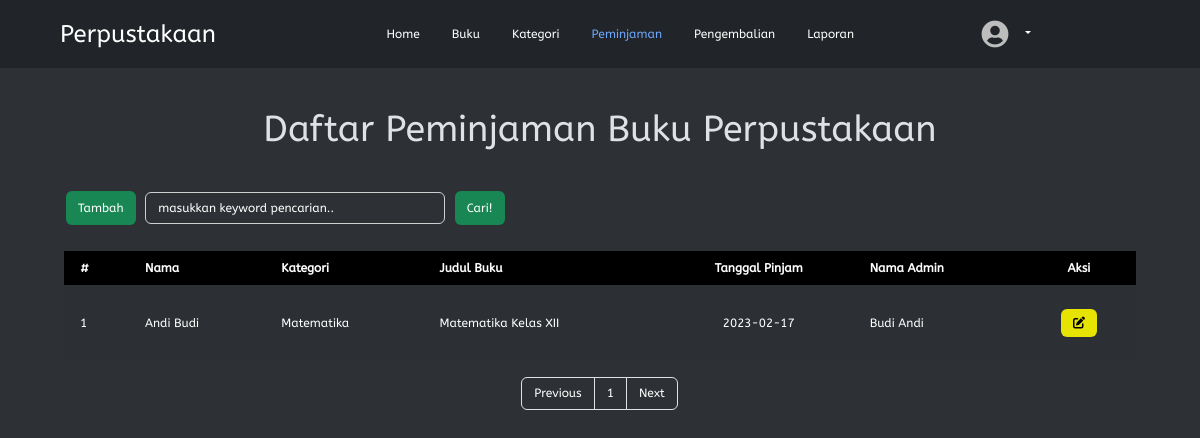
/php/peminjaman/peminjaman.php, run on the app's committed database.
### tables this page shows
CREATE TABLE `t_peminjaman` (
  `f_id` int(11) NOT NULL,
  `f_idadmin` int(11) DEFAULT NULL,
  `f_idanggota` int(11) DEFAULT NULL,
  `f_tanggalpeminjaman` date DEFAULT NULL
);

CREATE TABLE `t_anggota` (
  `f_id` int(11) NOT NULL,
  `f_nama` varchar(200) DEFAULT NULL,
  `f_username` varchar(200) NOT NULL,
  `f_password` varchar(200) NOT NULL,
  `f_tempatlahir` varchar(100) DEFAULT NULL,
  `f_tanggallahir` date DEFAULT NULL
);

CREATE TABLE `t_kategori` (
  `f_id` int(11) NOT NULL,
  `f_kategori` varchar(200) DEFAULT NULL
);

CREATE TABLE `t_buku` (
  `f_id` int(11) NOT NULL,
  `f_idkategori` int(11) DEFAULT NULL,
  `f_judul` varchar(200) DEFAULT NULL,
  `f_pengarang` varchar(200) DEFAULT NULL,
  `f_penerbit` varchar(200) DEFAULT NULL,
  `f_deskripsi` varchar(700) DEFAULT NULL
);

### php/dbcontroller.php (called while the page is built, shortened)
<?php
class DBConnection {
	private $host = 'localhost';
	private $user = 'root';
	private $password = '';
	private $dbname = 'prausk_sukenmfauzan';
	public $conn;
	public function __construct() {
		$this->conn = mysqli_connect($this->host, $this->user, $this->password, $this->dbname);
	}
	public function getALL($sql)
	{
		$result = mysqli_query($this->conn, $sql);
		while ($row = mysqli_fetch_assoc($result)) {
			$data[] = $row;
		}
		if (!empty($data)) {
			return $data;
		}
	}
	public function rowCOUNT($sql)
	{
		$result = mysqli_query($this->conn, $sql);
		$count = mysqli_num_rows($result);
		return $count;
	}
}
?>

### php/peminjaman/peminjaman.php (the view, shortened to what this page needs)
<?php
require_once '../dbcontroller.php';
$db = new DBConnection();
$jumlahdataperhalaman = 10;
$totaldata = $db->rowCOUNT("SELECT t_anggota.f_nama AS f_namaanggota, t_kategori.f_kategori,t_peminjaman.f_id, t_peminjaman.f_tanggalpeminjaman, t_buku.f_judul, t_admin.f_nama AS f_namaadmin, t_detailbuku.f_id as f_iddetb
	FROM t_peminjaman
	INNER JOIN t_admin ON t_peminjaman.f_idadmin=t_admin.f_id
	INNER JOIN t_anggota ON t_peminjaman.f_idanggota=t_anggota.f_id
	INNER JOIN t_detailpeminjaman ON t_peminjaman.f_id=t_detailpeminjaman.f_idpeminjaman
	INNER JOIN t_detailbuku ON t_detailpeminjaman.f_iddetailbuku=t_detailbuku.f_id
	INNER JOIN t_buku ON t_detailbuku.f_idbuku=t_buku.f_id
	INNER JOIN t_kategori ON t_buku.f_idkategori = t_kategori.f_id
	ORDER BY t_peminjaman.f_id DESC");
$jumlahhalaman = ceil($totaldata / $jumlahdataperhalaman);
if (isset($_GET['halaman'])) {
	$halamanberapa = $_GET['halaman'];
} else {
	$halamanberapa = 1;
}
$halaman = isset($_GET['halaman']) ? (int) $_GET['halaman'] : 1;
$awaldata = $jumlahdataperhalaman * $halamanberapa - $jumlahdataperhalaman;
$Previous = $halaman - 1;
$Next = $halaman + 1;
$halamanawal =
$halaman > 1 ? $halaman * $jumlahdataperhalaman - $jumlahdataperhalaman : 0;
$query = "SELECT t_anggota.f_nama AS f_namaanggota, t_kategori.f_kategori,t_peminjaman.f_id, t_peminjaman.f_tanggalpeminjaman, t_buku.f_judul, t_admin.f_nama AS f_namaadmin, t_detailbuku.f_id as f_iddetb
FROM t_peminjaman
INNER JOIN t_admin ON t_peminjaman.f_idadmin=t_admin.f_id
INNER JOIN t_anggota ON t_peminjaman.f_idanggota=t_anggota.f_id
INNER JOIN t_detailpeminjaman ON t_peminjaman.f_id=t_detailpeminjaman.f_idpeminjaman
INNER JOIN t_detailbuku ON t_detailpeminjaman.f_iddetailbuku=t_detailbuku.f_id
INNER JOIN t_buku ON t_detailbuku.f_idbuku=t_buku.f_id
INNER JOIN t_kategori ON t_buku.f_idkategori = t_kategori.f_id
ORDER BY f_tanggalpeminjaman DESC LIMIT $awaldata, $jumlahdataperhalaman";
$peminjaman = $db->getALL($query);
?>
<!DOCTYPE html>
<html lang="en">
<head>
	<link rel="stylesheet" href="../../assets/style/style.css">
	<link rel="stylesheet" href="../../assets/bootstrap-5.3.0/css/bootstrap.min.css">
	<link rel="stylesheet" href="../../assets/fontawesome/css/all.min.css">
	<link rel="stylesheet" href="../../assets/fontawesome/css/fontawesome.min.css">
	<link rel="stylesheet" href="../../assets/fontawesome/css/solid.min.css">
	<link rel="stylesheet" href="../../node_modules/sweetalert2/dist/sweetalert2.min.css">
</head>
<body data-bs-theme="dark">
	<div class="container-fluid">
		<header class="d-flex flex-wrap align-items-center justify-content-center justify-content-around py-3 px-5">
			<a href="../home/index.php" class="d-flex align-items-center mb-3 mb-md-0 me-md-auto text-white text-decoration-none">
				<span class="fs-4">Perpustakaan</span>
			</a>
			<ul class="nav col-12 col-md-auto mb-2 justify-content-center mb-md-0">
				<li class="nav-item">
					<a href="../home/index.php" class="nav-link text-white" aria-current="page">
						Home
					</a>
				</li>
				<li>
					<a href="../buku/buku.php" class="nav-link text-white">
						Buku
					</a>
				</li>
				<?php if ($_SESSION['level'] == 'Admin' || 'Pustakawan') {
					echo '
					<li>
					<a href="../kategori/kategori.php" class="nav-link text-white">
					Kategori
					</a>
					</li>
					<li>
					<a href="../peminjaman/peminjaman.php" class="nav-link active">
					Peminjaman
					</a>
					</li>
					<li>
					<a href="../pengembalian/pengembalian.php" class="nav-link text-white">
					Pengembalian
					</a>
					</li>';
				}?>
				<?php if ($_SESSION['level'] == 'Admin' || 'Pustakawan') {
					echo '<li>
					<a href="../laporan/laporan.php" class="nav-link text-white">
					Laporan
					</a>
					</li>';
				}?>
			</ul>
			<div class="d-flex col-md-3 text-end align-items-center justify-content-center">
					<div class="dropdown text-end">
						<a href="#" class="text-white text-decoration-none dropdown-toggle" data-bs-toggle="dropdown" aria-expanded="false">
							<img src="../../assets/profil/default-profil.png" alt="" width="32" height="32" class="rounded-circle me-2">
						</a>
					</div>
				</div>
			</header>
		</div>
		<div class="content">
			<center><h1>Daftar Peminjaman Buku Perpustakaan</h1></center>
			<form action="" method="post">
				<a href="tambahPeminjaman.php" class="tbl-cari">Tambah</a>
				<input type="text" name="keyword" id="keyword" size="40" autofocus placeholder="masukkan keyword pencarian.." autocomplete="off">
				<button type="submit" name="cari" class="tbl-cari">Cari!</button>
			</form>
			<br>
			<table border="0" cellpadding="10" cellspacing="0" class="mb-3">
				<thead>
					<tr>
						<th>#</th>
						<th>Nama</th>
						<th>Kategori</th>
						<th>Judul Buku</th>
						<th class="text-center">Tanggal Pinjam</th>
						<th>Nama Admin</th>
						<th class="text-center">Aksi</th>
					</tr>
				</thead>
				<?php $i = $halamanawal + 1;
				?>
				<?php if (!empty($peminjaman)) {
					foreach($peminjaman as $data) : ?>
					<tr>
						<td><?= $i; ?></td>
						<td><?php if($data['f_namaanggota'] == '') {echo 'Anggota tidak terdaftar';} else {echo $data['f_namaanggota'];} ?></td>
						<td><?= $data['f_kategori'] ?></td>
						<td><?= $data["f_judul"]; ?></td>
						<td class="text-center"><?= $data["f_tanggalpeminjaman"]; ?></td>
						<td><?= $data["f_namaadmin"]; ?></td>
						<td class="text-center">
								<a href="ubahPeminjaman.php?id=<?= $data["f_id"] ?>&idb=<?= $data['f_iddetb']; ?>"><i class="fa-sharp fa-solid fa-edit tbl-edit"></i></a>
						</td>
					</tr>
					<?php $i++; ?>
				<?php endforeach;} ?>
			</table>
			<div class="pagination-flex">
				<div class="pagination">
					<ul class="page-list">
						<li class="page-item">
							<a class="page-link" <?php if ($halaman > 1) {
								echo "href='?halaman=$Previous'";
							} ?>>Previous</a>
						</li>
						<?php for ($i = 1; $i <= $jumlahhalaman; $i++): ?>
							<li class="page-item"><a class="page-link" href="?halaman=<?= $i ?>"><?= $i ?></a></li>
						<?php endfor; ?>
						<li class="page-item">
							<a  class="page-link" <?php if (
								$halaman < $jumlahhalaman
							) {
								echo "href='?halaman=$Next'";
							} ?>>Next</a>
						</li>
					</ul>
				</div>
			</div>
		</div>
</body>
</html>

### assets/style/style.css (style rules this page uses)
* { box-sizing: border-box; font-family: 'AbeeZee', sans-serif; transition: all 0.5s ease; scroll-behavior: smooth; margin: 0; padding: 0; }
body { font-family: 'AbeeZee', sans-serif; background-color: #2e2e2e; font-size: 12px !important; max-width: 100%; height: 100%; color: #fff; }
.content { padding: 2rem 4rem; background-color: #2D3135; display: block; width: 100%; min-height: 100vh; }
table { width: 100%; color: #fff; margin-bottom: .5rem; border-collapse: unset !important ; border: none; }
table tr { border: 1px solid #000; }
table tr th { text-align: left; padding: 8px; height: 25px; }
table tr td { overflow: hidden; text-align: left; padding: 2px 8px 4px 8px; }
#keyword { background-color: #2D3135; color: #fff; border: 1px solid rgb(207, 207, 207); border-radius: 0.375rem; padding: 6px 12px 6px 12px; width: 300px; margin: 0px 4px 0px 4px; font-size: 12px; font-weight: normal; line-height: 1.5; transition: border-color .15s ease-in-out, box-shadow .15s ease-in-out; }
#keyword::placeholder { color: #fff; font-family: 'AbeeZee'; }
input[type="text"] { background-color: #2D3135; color: #fff; border: 1px solid rgb(207, 207, 207); border-radius: 0.375rem; padding: 6px 12px 6px 12px; width: 100%; margin: 0px 4px 10px 0px; font-size: 1rem; font-weight: normal; line-height: 1.5; transition: border-color .15s ease-in-out, box-shadow .15s ease-in-out; }
.tbl-cari { background-color: #198754; border: none; color: rgb(255, 255, 255); padding: 8px 12px; text-align: center; text-decoration: none; display: inline-block; margin: 8px 2px; cursor: pointer; border-radius: 0.375rem; }
.tbl-edit { background-color: #e7e303; border: none; color: rgb(0, 0, 0); padding: 8px 12px; text-align: center; text-decoration: none; display: inline-block; margin: 8px 2px; cursor: pointer; border-radius: 0.375rem; }
.pagination { display: inline-block; box-sizing: border-box; }
.page-item:first-child .page-link { margin-left: 0; border-top-left-radius: 0.25rem; border-bottom-left-radius: 0.25rem; box-sizing: border-box; }
.page-item:last-child .page-link { margin-left: 0; border-top-right-radius: 0.25rem; border-bottom-right-radius: 0.25rem; box-sizing: border-box; }
.pagination .page-list { display: flex; padding-left: 0; list-style: none; border-radius: 0.25rem; flex-direction: row; flex-wrap: nowrap; box-sizing: border-box; }
.pagination .page-list .page-link { position: relative; display: block; padding: 0.5rem 0.75rem; margin-left: -1px; line-height: 1.25; color: #ffffff; background-color:#2D3135; border: 1px solid #dee2e6; text-decoration: none; box-sizing: border-box; font-size: 12px; }
.pagination-flex { display: flex; flex-direction: row; flex-wrap: nowrap; justify-content: center; align-items: center; align-content: stretch; margin-bottom: 1.5rem; }

### php/peminjaman/peminjaman.php (style rules this page uses)
table { border: none; }
table tr td { padding: 1rem; }
table thead tr th { background-color: #000; color: #fff; padding: 0.5rem 1rem; }
table tr:nth-child(odd) { background-color: #2c3034; }
h1 { font-size: 2.25rem; margin: .5rem 0 2rem 0; }

### data on the page
t_peminjaman: f_idanggota.f_nama "Andi Budi", t_kategori.f_kategori "Matematika", t_buku.f_judul "Matematika Kelas XII", f_tanggalpeminjaman "2023-02-17", f_idadmin.f_nama "Budi Andi"
